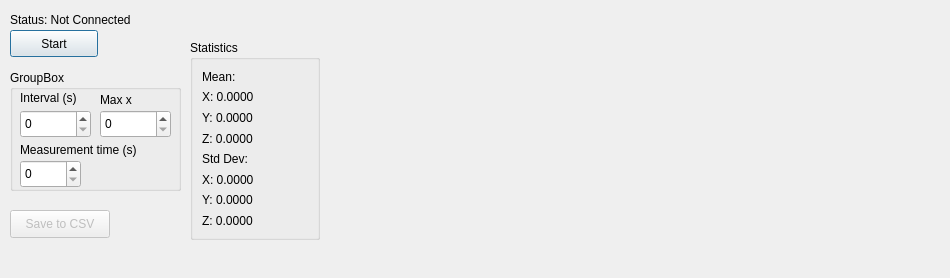
<?xml version="1.0" encoding="UTF-8"?>
<ui version="4.0">
  <class>Dialog</class>
  <widget class="QDialog" name="Dialog">
    <property name="geometry">
      <rect>
        <x>0</x>
        <y>0</y>
        <width>950</width>
        <height>278</height>
      </rect>
    </property>
    <property name="windowTitle">
      <string>Dialog</string>
    </property>
    <widget class="QDialogButtonBox" name="buttonBox">
      <property name="geometry">
        <rect>
          <x>130</x>
          <y>210</y>
          <width>151</width>
          <height>32</height>
        </rect>
      </property>
      <property name="standardButtons">
        <set>QDialogButtonBox::NoButton</set>
      </property>
    </widget>
    <widget class="QPushButton" name="pushButton">
      <property name="geometry">
        <rect>
          <x>10</x>
          <y>30</y>
          <width>88</width>
          <height>27</height>
        </rect>
      </property>
      <property name="text">
        <string>Start</string>
      </property>
    </widget>
    <widget class="QGroupBox" name="groupBox">
      <property name="geometry">
        <rect>
          <x>10</x>
          <y>70</y>
          <width>171</width>
          <height>121</height>
        </rect>
      </property>
      <property name="title">
        <string>GroupBox</string>
      </property>
      <widget class="QSpinBox" name="interval">
        <property name="geometry">
          <rect>
            <x>10</x>
            <y>40</y>
            <width>71</width>
            <height>28</height>
          </rect>
        </property>
      </widget>
      <widget class="QSpinBox" name="maxxaxis">
        <property name="geometry">
          <rect>
            <x>90</x>
            <y>40</y>
            <width>71</width>
            <height>28</height>
          </rect>
        </property>
      </widget>
      <widget class="QLabel" name="interval_label">
        <property name="geometry">
          <rect>
            <x>10</x>
            <y>20</y>
            <width>91</width>
            <height>16</height>
          </rect>
        </property>
        <property name="text">
          <string>Interval (s)</string>
        </property>
      </widget>
      <widget class="QLabel" name="maxxaxis_label">
        <property name="geometry">
          <rect>
            <x>90</x>
            <y>20</y>
            <width>66</width>
            <height>19</height>
          </rect>
        </property>
        <property name="text">
          <string>Max x</string>
        </property>
      </widget>
      <widget class="QSpinBox" name="mtime">
        <property name="geometry">
          <rect>
            <x>10</x>
            <y>90</y>
            <width>61</width>
            <height>28</height>
          </rect>
        </property>
      </widget>
      <widget class="QLabel" name="label">
        <property name="geometry">
          <rect>
            <x>10</x>
            <y>70</y>
            <width>161</width>
            <height>19</height>
          </rect>
        </property>
        <property name="text">
          <string>Measurement time (s)</string>
        </property>
      </widget>
    </widget>
    <widget class="MplWidget" name="MplWidget" native="true">
      <property name="geometry">
        <rect>
          <x>299</x>
          <y>-1</y>
          <width>601</width>
          <height>231</height>
        </rect>
      </property>
    </widget>
    <widget class="QLabel" name="label_timer">
      <property name="geometry">
        <rect>
          <x>10</x>
          <y>10</y>
          <width>311</width>
          <height>19</height>
        </rect>
      </property>
      <property name="text">
        <string>Status: Not Connected</string>
      </property>
    </widget>
    <widget class="QPushButton" name="saveButton">
      <property name="enabled">
        <bool>false</bool>
      </property>
      <property name="geometry">
        <rect>
          <x>10</x>
          <y>210</y>
          <width>100</width>
          <height>28</height>
        </rect>
      </property>
      <property name="text">
        <string>Save to CSV</string>
      </property>
    </widget>
    <widget class="QGroupBox" name="statsGroupBox">
      <property name="geometry">
        <rect>
          <x>190</x>
          <y>40</y>
          <width>130</width>
          <height>200</height>
        </rect>
      </property>
      <property name="title">
        <string>Statistics</string>
      </property>
      <layout class="QVBoxLayout" name="statsLayout">
        <item>
          <widget class="QLabel" name="meanLabel">
            <property name="text">
              <string>Mean:</string>
            </property>
          </widget>
        </item>
        <item>
          <widget class="QLabel" name="meanXLabel">
            <property name="text">
              <string>X: 0.0000</string>
            </property>
          </widget>
        </item>
        <item>
          <widget class="QLabel" name="meanYLabel">
            <property name="text">
              <string>Y: 0.0000</string>
            </property>
          </widget>
        </item>
        <item>
          <widget class="QLabel" name="meanZLabel">
            <property name="text">
              <string>Z: 0.0000</string>
            </property>
          </widget>
        </item>
        <item>
          <widget class="QLabel" name="stdLabel">
            <property name="text">
              <string>Std Dev:</string>
            </property>
          </widget>
        </item>
        <item>
          <widget class="QLabel" name="stdXLabel">
            <property name="text">
              <string>X: 0.0000</string>
            </property>
          </widget>
        </item>
        <item>
          <widget class="QLabel" name="stdYLabel">
            <property name="text">
              <string>Y: 0.0000</string>
            </property>
          </widget>
        </item>
        <item>
          <widget class="QLabel" name="stdZLabel">
            <property name="text">
              <string>Z: 0.0000</string>
            </property>
          </widget>
        </item>
      </layout>
    </widget>
  </widget>
  <customwidgets>
    <customwidget>
      <class>MplWidget</class>
      <extends>QWidget</extends>
      <header>mplwidget.h</header>
    </customwidget>
  </customwidgets>
  <resources/>
  <connections>
    <connection>
      <sender>buttonBox</sender>
      <signal>accepted()</signal>
      <receiver>Dialog</receiver>
      <slot>accept()</slot>
      <hints>
        <hint type="sourcelabel">
          <x>248</x>
          <y>254</y>
        </hint>
        <hint type="destinationlabel">
          <x>157</x>
          <y>274</y>
        </hint>
      </hints>
    </connection>
    <connection>
      <sender>buttonBox</sender>
      <signal>rejected()</signal>
      <receiver>Dialog</receiver>
      <slot>reject()</slot>
      <hints>
        <hint type="sourcelabel">
          <x>316</x>
          <y>260</y>
        </hint>
        <hint type="destinationlabel">
          <x>286</x>
          <y>274</y>
        </hint>
      </hints>
    </connection>
  </connections>
</ui>
